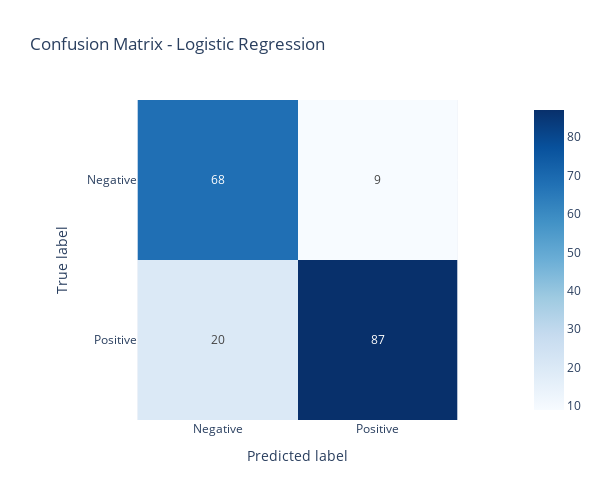
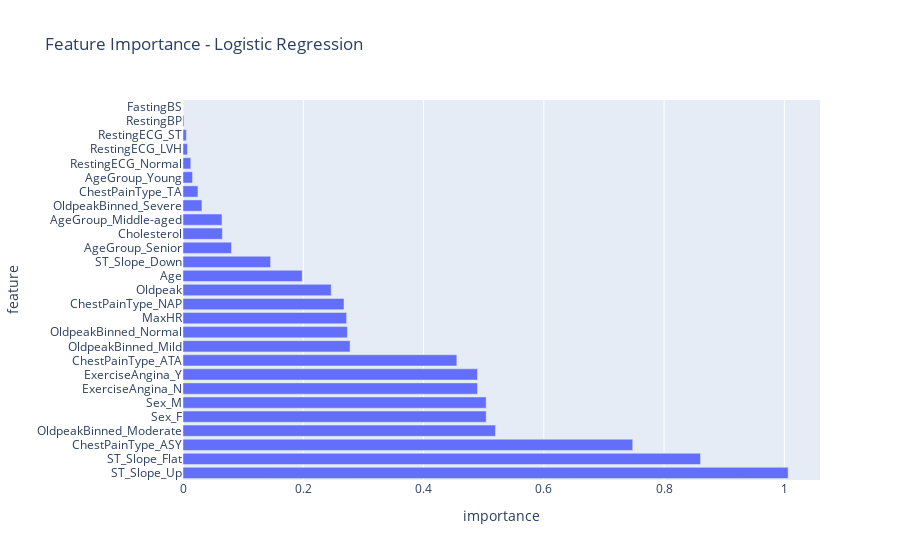
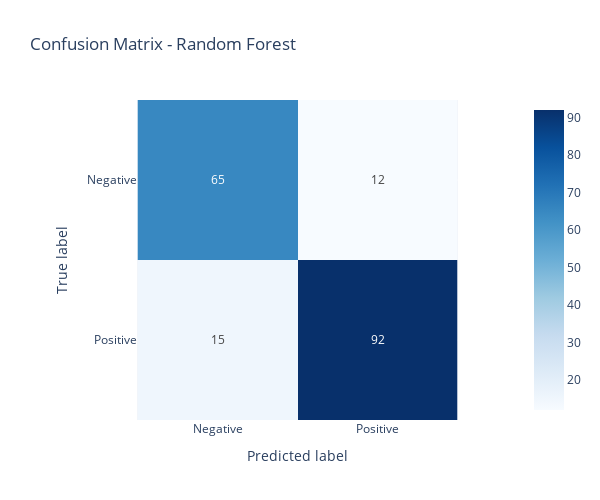
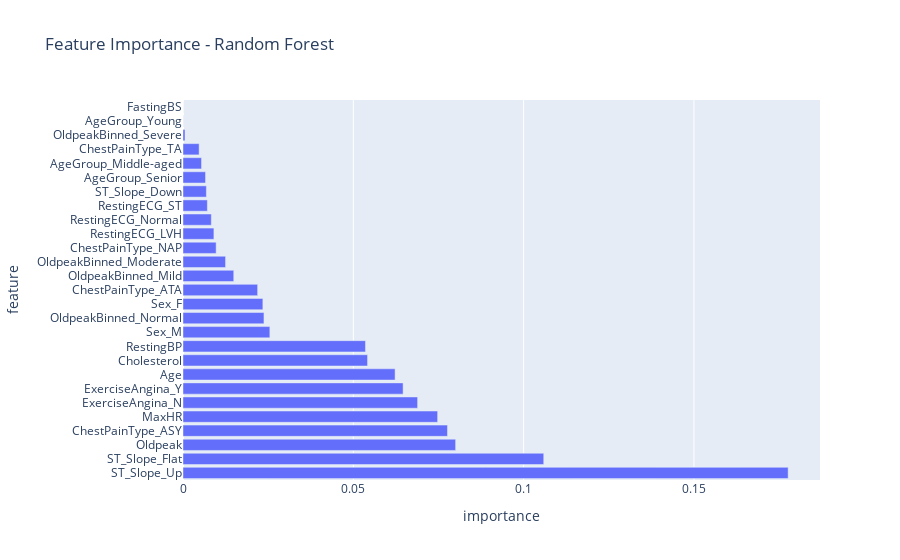

The code cell stored with these charts, in order, in its notebook:
### Markdown cell above
### Evaluierung

#### Shap
Für Baummodelle (XGBoost und Random Forest):

SHAP verwendet einen speziellen Algorithmus namens "TreeExplainer".
Dieser kann exakte SHAP-Werte effizient berechnen.
Das Ergebnis ist ein Balkendiagramm (Bar Plot), das die durchschnittliche Auswirkung jedes Features zeigt.


Für andere Modelle (wie SVM, Logistische Regression):

SHAP verwendet einen allgemeineren Ansatz namens "KernelExplainer".
Dieser schätzt die SHAP-Werte durch Stichproben, was weniger präzise, aber flexibler ist.
Das Ergebnis ist ein Punktdiagramm (Dotted Plot), das die Verteilung der Auswirkungen für jedes Feature zeigt.



Der Hauptgrund für diesen Unterschied ist, dass Baummodelle eine spezielle Struktur haben, die eine effizientere und genauere Berechnung der SHAP-Werte ermöglicht. Für andere Modelltypen muss SHAP einen allgemeineren, aber rechenintensiveren Ansatz verwenden.
Beide Plottypen sind nützlich:

Bar Plots geben einen klaren Überblick über die durchschnittliche Wichtigkeit.
Dotted Plots zeigen zusätzlich, wie die Auswirkungen über verschiedene Datenpunkte variieren können.

### Code cell
# Finale Evaluation und Visualisierungen
accuracies = {}
auc_scores = {}
for name, model in best_models.items():
    print(f"\nFinal Evaluation for {name}:")
    y_pred = model.predict(X_test)
    y_pred_proba = model.predict_proba(X_test)[:, 1]
    print(classification_report(y_test, y_pred))
    
    # Konfusionsmatrix
    cm_fig = plot_confusion_matrix_plotly(y_test, y_pred, name)
    cm_fig.show()
    
    # Feature Importance
    fi_fig = plot_feature_importance(model, X_train, name)
    if fi_fig:
        fi_fig.show()
    
    # Partial Dependence Plots (für die Top 3 Features)
    if hasattr(model, 'feature_importances_'):
        top_features = pd.DataFrame({'feature': X_train.columns, 'importance': model.feature_importances_})
        top_features = top_features.sort_values('importance', ascending=False).head(3)
        for feature in top_features['feature']:
            plot_pdp(model, X_train, feature, name)

    # SHAP-Summary-Plot hinzufügen
    plot_shap_summary(model, X_test, name)
    
    accuracies[name] = model.score(X_test, y_test)
    fpr, tpr, _ = roc_curve(y_test, y_pred_proba)
    auc_scores[name] = auc(fpr, tpr)

### Figure 1 — Plotly figure (JSON) as saved in the notebook; plotly's stock layout.template omitted (floating-point values rounded to 4 significant figures)
{"data": [{"coloraxis": "coloraxis", "hovertemplate": "Predicted label: %{x}<br>True label: %{y}<br>color: %{z}<extra></extra>", "name": "0", "texttemplate": "%{z}", "type": "heatmap", "x": ["Negative", "Positive"], "xaxis": "x", "y": ["Negative", "Positive"], "yaxis": "y", "z": [[68, 9], [20, 87]]}], "layout": {"coloraxis": {"colorscale": [[0, "rgb(247,251,255)"], [0.125, "rgb(222,235,247)"], [0.25, "rgb(198,219,239)"], [0.375, "rgb(158,202,225)"], [0.5, "rgb(107,174,214)"], [0.625, "rgb(66,146,198)"], [0.75, "rgb(33,113,181)"], [0.875, "rgb(8,81,156)"], [1, "rgb(8,48,107)"]]}, "height": 500, "title": {"text": "Confusion Matrix - Logistic Regression"}, "width": 600, "xaxis": {"anchor": "y", "constrain": "domain", "domain": [0, 1], "scaleanchor": "y", "title": {"text": "Predicted label"}}, "yaxis": {"anchor": "x", "autorange": "reversed", "constrain": "domain", "domain": [0, 1], "title": {"text": "True label"}}}}

### Figure 2 — Plotly figure (JSON) as saved in the notebook; plotly's stock layout.template omitted (floating-point values rounded to 4 significant figures)
{"data": [{"alignmentgroup": "True", "hovertemplate": "importance=%{x}<br>feature=%{y}<extra></extra>", "legendgroup": "", "marker": {"color": "#636efa", "pattern": {"shape": ""}}, "name": "", "offsetgroup": "", "orientation": "h", "showlegend": false, "textposition": "auto", "type": "bar", "x": [1.006, 0.8606, 0.7479, 0.5196, 0.5042, 0.5041, 0.4898, 0.4897, 0.4553, 0.2778, 0.2734, 0.2721, 0.2677, 0.2465, 0.1983, 0.1457, 0.08058, 0.06545, 0.06482, 0.03148, 0.02485, 0.01583, 0.01293, 0.007367, 0.005636, 0.001641, 7.201e-05], "xaxis": "x", "y": ["ST_Slope_Up", "ST_Slope_Flat", "ChestPainType_ASY", "OldpeakBinned_Moderate", "Sex_F", "Sex_M", "ExerciseAngina_N", "ExerciseAngina_Y", "ChestPainType_ATA", "OldpeakBinned_Mild", "OldpeakBinned_Normal", "MaxHR", "ChestPainType_NAP", "Oldpeak", "Age", "ST_Slope_Down", "AgeGroup_Senior", "Cholesterol", "AgeGroup_Middle-aged", "OldpeakBinned_Severe", "ChestPainType_TA", "AgeGroup_Young", "RestingECG_Normal", "RestingECG_LVH", "RestingECG_ST", "RestingBP", "FastingBS"], "yaxis": "y"}], "layout": {"barmode": "relative", "legend": {"tracegroupgap": 0}, "title": {"text": "Feature Importance - Logistic Regression"}, "xaxis": {"anchor": "y", "domain": [0, 1], "title": {"text": "importance"}}, "yaxis": {"anchor": "x", "domain": [0, 1], "title": {"text": "feature"}}}}

### Figure 3 — Plotly figure (JSON) as saved in the notebook; plotly's stock layout.template omitted (floating-point values rounded to 4 significant figures)
{"data": [{"coloraxis": "coloraxis", "hovertemplate": "Predicted label: %{x}<br>True label: %{y}<br>color: %{z}<extra></extra>", "name": "0", "texttemplate": "%{z}", "type": "heatmap", "x": ["Negative", "Positive"], "xaxis": "x", "y": ["Negative", "Positive"], "yaxis": "y", "z": [[65, 12], [15, 92]]}], "layout": {"coloraxis": {"colorscale": [[0, "rgb(247,251,255)"], [0.125, "rgb(222,235,247)"], [0.25, "rgb(198,219,239)"], [0.375, "rgb(158,202,225)"], [0.5, "rgb(107,174,214)"], [0.625, "rgb(66,146,198)"], [0.75, "rgb(33,113,181)"], [0.875, "rgb(8,81,156)"], [1, "rgb(8,48,107)"]]}, "height": 500, "title": {"text": "Confusion Matrix - Random Forest"}, "width": 600, "xaxis": {"anchor": "y", "constrain": "domain", "domain": [0, 1], "scaleanchor": "y", "title": {"text": "Predicted label"}}, "yaxis": {"anchor": "x", "autorange": "reversed", "constrain": "domain", "domain": [0, 1], "title": {"text": "True label"}}}}

### Figure 4 — Plotly figure (JSON) as saved in the notebook; plotly's stock layout.template omitted (floating-point values rounded to 4 significant figures)
{"data": [{"alignmentgroup": "True", "hovertemplate": "importance=%{x}<br>feature=%{y}<extra></extra>", "legendgroup": "", "marker": {"color": "#636efa", "pattern": {"shape": ""}}, "name": "", "offsetgroup": "", "orientation": "h", "showlegend": false, "textposition": "auto", "type": "bar", "x": [0.1776, 0.1059, 0.08004, 0.07764, 0.07475, 0.06887, 0.06461, 0.06226, 0.05418, 0.05357, 0.0255, 0.02377, 0.02344, 0.02191, 0.0149, 0.01249, 0.009729, 0.009073, 0.008313, 0.007151, 0.00686, 0.006615, 0.005439, 0.004733, 0.0005878, 2.334e-05, 0], "xaxis": "x", "y": ["ST_Slope_Up", "ST_Slope_Flat", "Oldpeak", "ChestPainType_ASY", "MaxHR", "ExerciseAngina_N", "ExerciseAngina_Y", "Age", "Cholesterol", "RestingBP", "Sex_M", "OldpeakBinned_Normal", "Sex_F", "ChestPainType_ATA", "OldpeakBinned_Mild", "OldpeakBinned_Moderate", "ChestPainType_NAP", "RestingECG_LVH", "RestingECG_Normal", "RestingECG_ST", "ST_Slope_Down", "AgeGroup_Senior", "AgeGroup_Middle-aged", "ChestPainType_TA", "OldpeakBinned_Severe", "AgeGroup_Young", "FastingBS"], "yaxis": "y"}], "layout": {"barmode": "relative", "legend": {"tracegroupgap": 0}, "title": {"text": "Feature Importance - Random Forest"}, "xaxis": {"anchor": "y", "domain": [0, 1], "title": {"text": "importance"}}, "yaxis": {"anchor": "x", "domain": [0, 1], "title": {"text": "feature"}}}}
